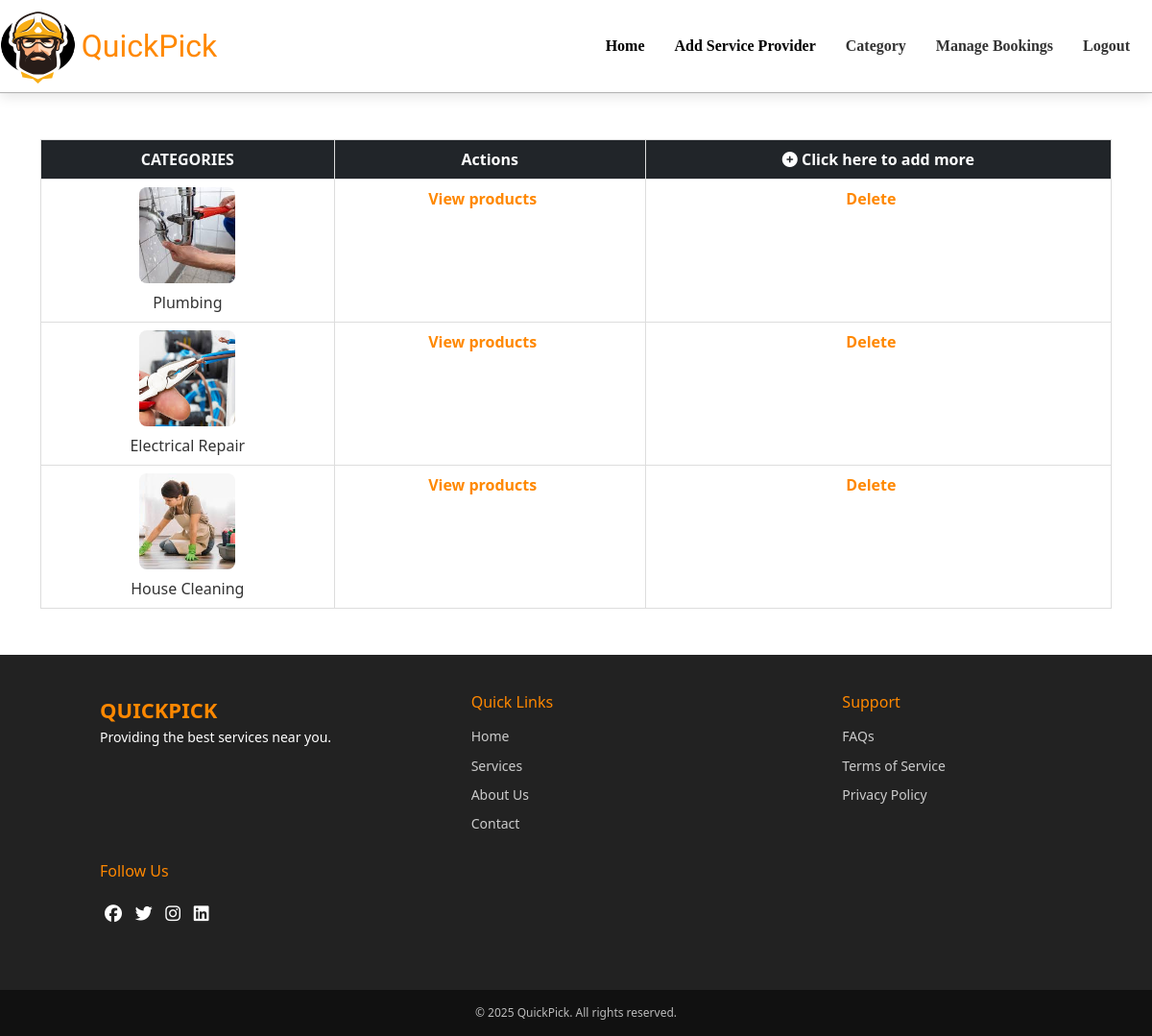
The app's page /view_category, older data.
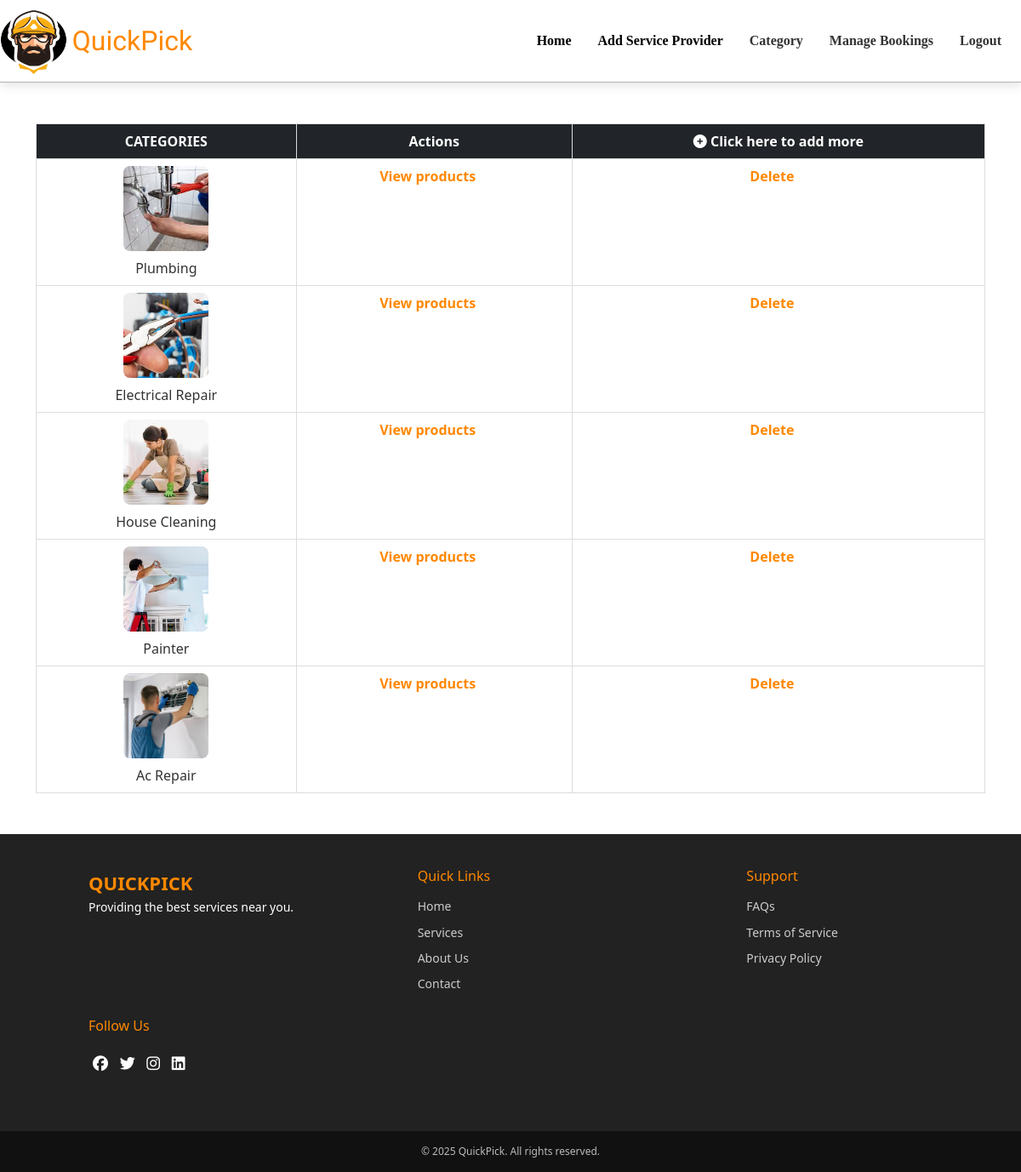
The same page, newer data.
### app/models.py (models this page shows)
class Category(models.Model):
    category = models.TextField()
    img = models.FileField()

### app/views.py (the view)
# urls.py: path('view_category',views.view_category),
def view_category(req):
    category=Category.objects.all()
    return render(req,'admin/view_category.html',{'category':category})

### templates/admin/view_category.html (shortened to what this page needs)
<!DOCTYPE html>
<html lang="en">
<head>
    {% load static %}
    <link rel="stylesheet" href="{% static 'css/view_cat_style.css' %}">
    <link rel="stylesheet" href="{% static 'css/footer.css' %}">
    <link rel="stylesheet" href="https://cdnjs.cloudflare.com/ajax/libs/font-awesome/6.5.0/css/all.min.css">
    <link rel="stylesheet" href="https://cdnjs.cloudflare.com/ajax/libs/font-awesome/6.5.1/css/all.min.css">
    <link href="https://cdn.jsdelivr.net/npm/bootstrap@5.3.3/dist/css/bootstrap.min.css" rel="stylesheet">
</head>
<body>
    <nav class="navbar navbar-expand-lg">
        <img src="static/logo.png" alt="logo" width="80" height="80">
        <a class="navbar-brand" href="#">QuickPick</a>
        <div class="collapse navbar-collapse" id="navbarNav">
          <ul class="navbar-nav ms-auto">
            <li class="nav-item">
              <a class="nav-link active" href="../../admin_home">Home</a>
            </li>
            <li class="nav-item">
              <a class="nav-link active" href="add_pro">Add Service Provider</a>
            </li>
            <li class="nav-item">
              <a class="nav-link" href="view_category">Category</a>
            </li>
            <li class="nav-item">
              <a class="nav-link" href="admin_bookings">Manage Bookings</a>
            </li>
            <li class="nav-item">
              <a class="nav-link" href="logout">Logout</a>
            </li>
          </ul>
        </div>
      </nav>
      <div class="container">
    <table class="table table-hover mt-5 mb-5 mx-auto">
        <thead>
            <tr class="table-dark">
                <th scope="col" class="text-light">CATEGORIES</th>
                <th scope="col">Actions</th>
                <th scope="col">
                    <a style="color: white;" href="../category">
                        <i class="fas fa-plus-circle"></i> Click here to add more
                    </a>
                </th>
            </tr>
        </thead>
        <tbody>
            {% for i in category %}
            <tr>
                <td class="category-cell">
                    <div class="category-box">
                        <img src="{{ i.img.url }}" alt="" class="category-img">
                        <span class="category-text">{{ i.category }}</span>
                    </div>
                </td>
                <td><a href="view_service/{{i.pk }}/">View products</a></td>
                <td><a href="delete_category/{{ i.pk }}" class="delete-btn">Delete</a></td>
            </tr>
            {% endfor %}
        </tbody>
    </table>
      </div>
    <footer class="footer">
        <div class="footer-section">
            <div class="footer-logo">QuickPick</div>
            <p>Providing the best services near you.</p>
        </div>
        <div class="footer-section footer-links">
            <h4>Quick Links</h4>
            <a href="#">Home</a>
            <a href="#">Services</a>
            <a href="#">About Us</a>
            <a href="#">Contact</a>
        </div>
        <div class="footer-section footer-links">
            <h4>Support</h4>
            <a href="#">FAQs</a>
            <a href="#">Terms of Service</a>
            <a href="#">Privacy Policy</a>
        </div>
        <div class="footer-section">
            <h4>Follow Us</h4>
            <div class="footer-social">
                <a href="#"><i class="fab fa-facebook"></i></a>
                <a href="#"><i class="fab fa-twitter"></i></a>
                <a href="#"><i class="fab fa-instagram"></i></a>
                <a href="#"><i class="fab fa-linkedin"></i></a>
            </div>
        </div>
    </footer>
    <div class="footer-bottom">
        &copy; 2025 QuickPick. All rights reserved.
    </div>
</body>
</html>

Row changes from the older to the newer data that the page shows:
added Category: img (picture), category "Painter"
added Category: img (picture), category "Ac Repair"
